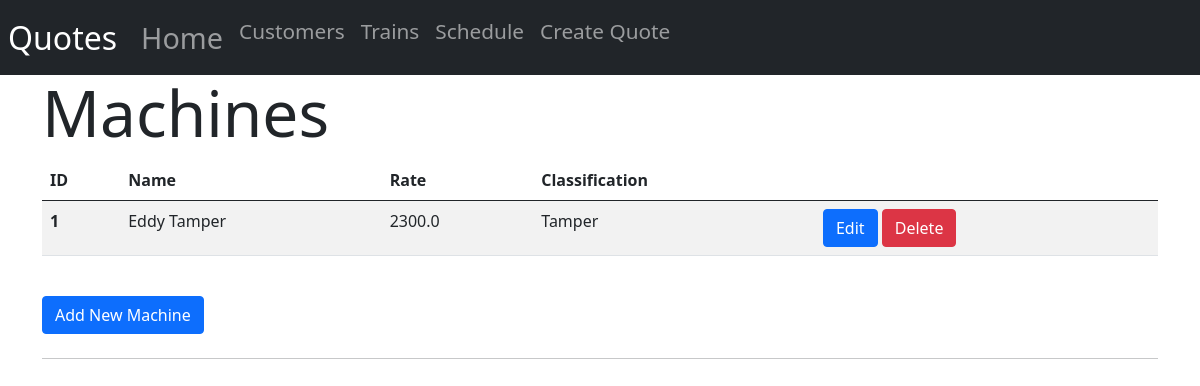
The app's page /trains, older data.
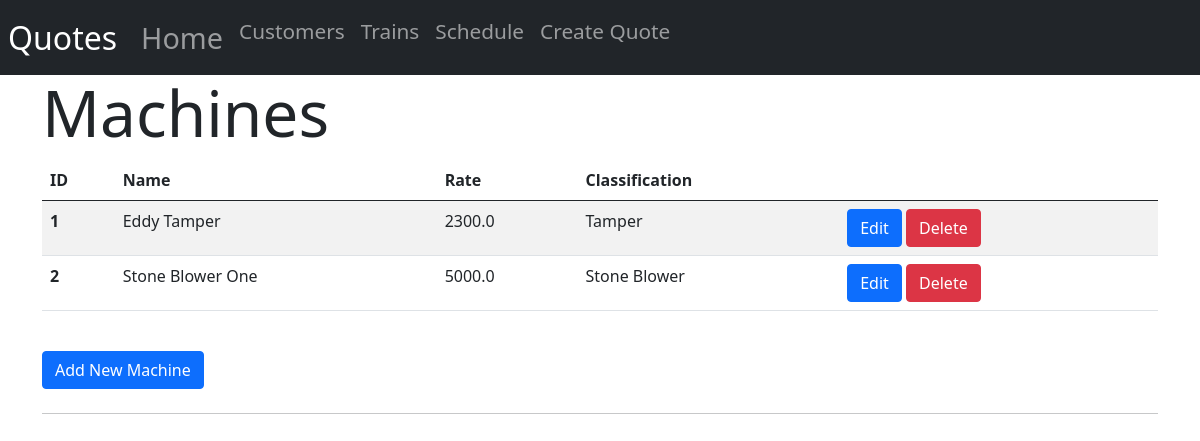
The same page, newer data.
### Website/models.py (models this page shows)
class Train(db.Model):
    id = db.Column(db.Integer(), primary_key=True)
    name = db.Column(db.Integer())
    rate = db.Column(db.Float())
    classification = db.Column(db.String(150))
    quotes = db.relationship('Quote')

### Website/views.py (the view)
@views.route('/trains', methods=['GET'])
def trains():
    if request.method == 'GET':
        return render_template("trains.html", trains_list=Train.query.all())
    return render_template("trains.html")

### Website/Templates/trains.html
{% extends "base.html" %} {% block title %}Trains{% endblock %}
{% block content %}
<h1 class="display-3">Machines</h1>
<table class="table table-hover table-striped">
    <thead>
        <tr>
            <th scope="col">ID</th>
            <th scope="col">Name</th>
            <th scope="col">Rate</th>
            <th scope="col">Classification</th>
            <th scope="col"></th>
        </tr>
    </thead>
    <tbody>
        {% for machine in trains_list %}
        <tr>
            <th scope="row">{{ machine.id }}</th>
            <td>{{ machine.name }}</td>
            <td>{{ machine.rate }}</td>
            <td>{{ machine.classification }}</td>
            <td>
                <button type="btn" class="btn btn-primary">Edit</button>
                <button type="button" class="btn btn-danger" onClick="deleteTrain({{ machine.id }})">Delete</button>
            </td>
        </tr>
        {% endfor %}
    </tbody>
</table>
<br />
<form action="/addmachine">
    <button type="submit" class="btn btn-primary">Add New Machine</button>
</form>
{% endblock %}

### Website/Templates/base.html (shortened to what this page needs)
<!DOCTYPE html>
<html>
    <head>
        <link href="https://cdn.jsdelivr.net/npm/bootstrap@5.0.0/dist/css/bootstrap.min.css" rel="stylesheet">
        <link rel="stylesheet" href="../Static/index.css">
    </head>
    <body>
        <nav id="navigator" class="navbar navbar-expand-lg navbar-dark bg-dark py-2 px-2">
            <div class="collapse navbar-collapse" id="navbar">
                <a class="navbar-brand" href="/">Quotes</a>
                <div class="navbar-nav">
                    <a class="nav-item nav-link" id="home" href="/">Home</a>
                    <a class="nav-item nav-link" id="customer" href="/customer">Customers</a>
                    <a class="nav-item nav-link" id="trains" href="/trains">Trains</a>
                    <a class="nav-item nav-link" id="schedule" href="/schedule">Schedule</a>
                    <a class="nav-item nav-link" id="schedule" href="/createquote">Create Quote</a>
                </div>
            </div>
        </nav>
        <div class="container">
            {% block content %}
            {% endblock %}
            <hr class="my-4">
        </div>
    </body>
</html>

### Website/Static/index.css (style rules this page uses)
.navbar-nav a { font-size: 1.8em !important; }
#home { font-size: 1.8em !important; }

### Website/Templates/base.html (style rules this page uses)
.navbar-nav a { font-size: 1.3em !important; }
.navbar-brand { font-size: 2em !important; }

Row changes from the older to the newer data that the page shows:
added Train: id "2", name "Stone Blower One", rate "5000.0", classification "Stone Blower"
